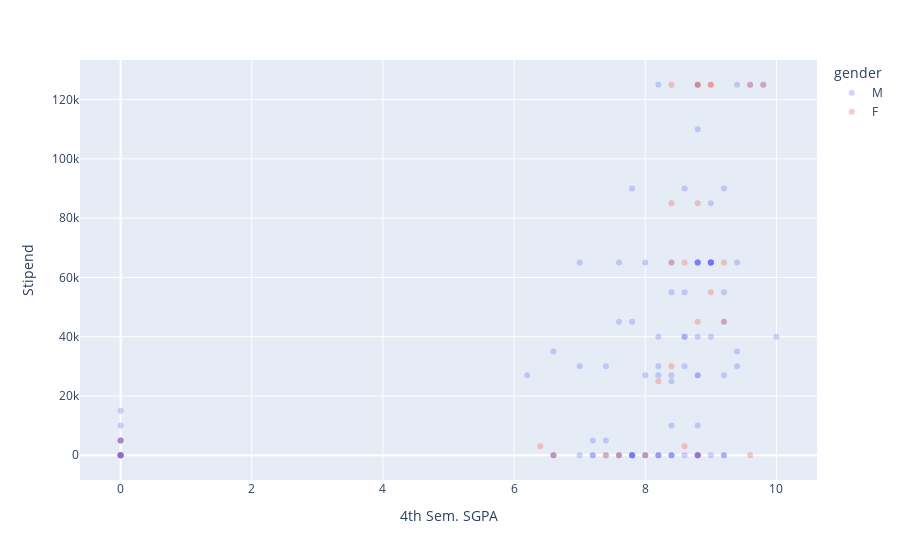

Notebook code cell kept with this figure:
### Code cell
px.scatter(df, x=SGPA4, y="Stipend", color="gender", opacity=0.3)

### Figure 1 — Plotly figure (JSON) as saved in the notebook; plotly's stock layout.template omitted (floating-point values rounded to 4 significant figures)
{"data": [{"hovertemplate": "gender=M<br>4th Sem. SGPA=%{x}<br>Stipend=%{y}<extra></extra>", "legendgroup": "M", "marker": {"color": "#636efa", "opacity": 0.3, "symbol": "circle"}, "mode": "markers", "name": "M", "orientation": "v", "showlegend": true, "type": "scatter", "x": [0, 8.8, 8, 6.6, 7.2, 8.8, 0, 8.2, 7.8, 8.8, 0, 8.4, 8.4, 8.6, 0, 7, 7.8, 8.8, 8.8, 9.2, 7, 6.2, 9, 0, 7.8, 8.2, 8.2, 9, 8.4, 9, 7.6, 0, 8.4, 9.4, 8.2, 0, 8.6, 7.6, 8.8, 9.4, 7.2, 7, 9.6, 9.2, 6.6, 7.6, 7.8, 7.4, 8.8, 9.4, 7.8, 7.8, 8.8, 9.8, 0, 8.8, 9.4, 0, 8.8, 8.2, 9, 7.8, 8.4, 8.8, 0, 9.2, 8.6, 8.6, 8.8, 8.8, 9, 8.2, 7.8, 9.2, 8, 6.6, 9, 8.6, 8.8, 9, 8, 7.4, 8, 0, 9.2, 9.2, 8.4, 0, 8.6, 8.2, 7.4, 9, 8.8, 9, 8.8, 10, 9, 7.6, 8.4, 8.4, 7.2], "xaxis": "x", "y": [0, 27000, 27000, 0, 5000, 0, 0, 30000, 0, 125000, 0, 25000, 55000, 55000, 5000, 65000, 0, 27000, 65000, 45000, 30000, 27000, 65000, 0, 0, 40000, 0, 0, 10000, 65000, 0, 10000, 0, 65000, 0, 0, 90000, 65000, 0, 125000, 0, 0, 125000, 0, 35000, 0, 45000, 0, 65000, 30000, 0, 0, 0, 125000, 0, 65000, 35000, 0, 65000, 125000, 65000, 0, 65000, 65000, 15000, 90000, 40000, 0, 10000, 110000, 65000, 0, 90000, 55000, 0, 0, 65000, 40000, 0, 65000, 0, 30000, 65000, 5000, 27000, 0, 0, 5000, 30000, 27000, 5000, 85000, 0, 40000, 40000, 40000, 65000, 45000, 0, 27000, 0], "yaxis": "y"}, {"hovertemplate": "gender=F<br>4th Sem. SGPA=%{x}<br>Stipend=%{y}<extra></extra>", "legendgroup": "F", "marker": {"color": "#EF553B", "opacity": 0.3, "symbol": "circle"}, "mode": "markers", "name": "F", "orientation": "v", "showlegend": true, "type": "scatter", "x": [8.8, 8.4, 7.6, 9, 9.6, 8.8, 8.8, 0, 9, 8.6, 6.6, 0, 8, 8.4, 8.8, 8.4, 9.6, 9.2, 9.2, 8.8, 8.4, 8.6, 9, 8.2, 7.4, 6.4, 9.8], "xaxis": "x", "y": [0, 65000, 0, 125000, 125000, 45000, 125000, 0, 55000, 3000, 0, 5000, 0, 125000, 125000, 30000, 0, 65000, 45000, 85000, 85000, 65000, 125000, 25000, 0, 3000, 125000], "yaxis": "y"}], "layout": {"legend": {"title": {"text": "gender"}, "tracegroupgap": 0}, "margin": {"t": 60}, "xaxis": {"anchor": "y", "domain": [0, 1], "title": {"text": "4th Sem. SGPA"}}, "yaxis": {"anchor": "x", "domain": [0, 1], "title": {"text": "Stipend"}}}}
